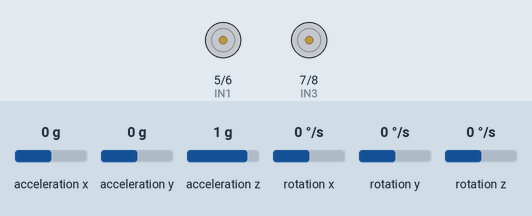
This sketch was run on a simulated Arduino Uno, built with avr-gcc and run on an emulated ATmega328P. On the bench: motor-driver pin pairs drawn as motors (green arrow = first pin HIGH = forward, orange = second pin HIGH = backward, longer = more drive, scaled by the enable pin). The test bench sets the inputs (shaded band); at power-on: acceleration x 0 g, rotation z 0 °/s, acceleration y 0 g, acceleration z 1 g, rotation x 0 °/s, rotation y 0 °/s.

Above: at 1.7 s.
1.8 s: acceleration x set to -1.4 g
At 2.2 s:
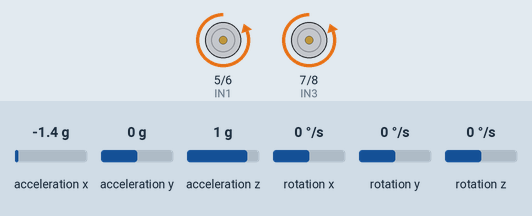
3.3 s: acceleration x set to 0.1 g
At 5.6 s:
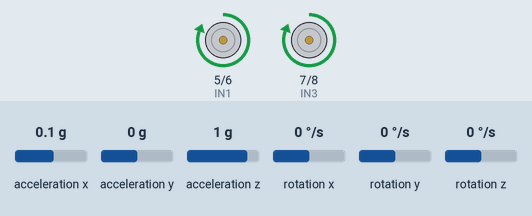
6.3 s: rotation z set to -192 °/s
At 7.5 s:
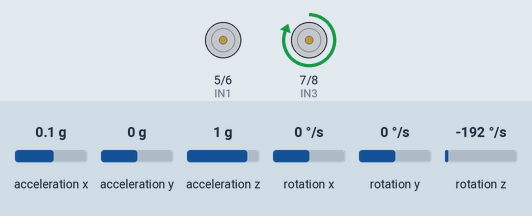
7.8 s: rotation z set to 4 °/s
At 8.5 s:
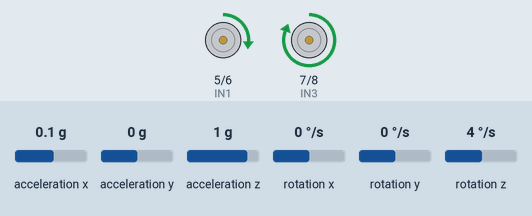
10.8 s: acceleration x set to -0.1 g
13.8 s: rotation z set to -100 °/s
Timing chart, 0 to 16.3 s (numbered marks = the images above; inputs shaded):
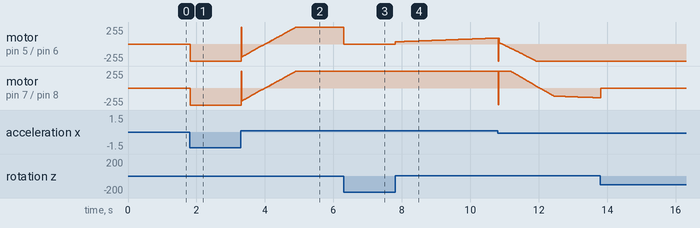

The sketch:

balancingrobot.ino
```cpp
#include "I2Cdev.h"
#include "MPU6050_6Axis_MotionApps20.h"
#include <PID_v1.h>
#include <Wire.h>

MPU6050 mpu;

int const INTERRUPT_PIN = 2;

bool DMPReady = false;
uint8_t MPUIntStatus;
uint8_t devStatus;
uint16_t packetSize;
uint8_t FIFOBuffer[64];

Quaternion q;
VectorInt16 gy;
VectorFloat gravity;
float ypr[3];

volatile bool MPUInterrupt = false;

void DMPDataReady() {
  MPUInterrupt = true;
}

int PID_MIN_LIMIT = -255;
int PID_MAX_LIMIT = 255;
float PID_SAMPLE_TIME_IN_MILLI = 10;

float SETPOINT_PITCH_ANGLE_OFFSET = 0;
int MIN_ABSOLUTE_SPEED = 0;

double setpointPitchAngle = SETPOINT_PITCH_ANGLE_OFFSET;
double pitchGyroAngle = 0;
double pitchPIDOutput = 0;

double setpointYawRate = 0;
double yawGyroRate = 0;
double yawPIDOutput = 0;

float PID_PITCH_KP = 10;
float PID_PITCH_KI = 80;
float PID_PITCH_KD = 0.8;

float PID_YAW_KP = 0.5;
float PID_YAW_KI = 0.5;
float PID_YAW_KD = 0;

PID pitchPID(&pitchGyroAngle, &pitchPIDOutput, &setpointPitchAngle, PID_PITCH_KP, PID_PITCH_KI, PID_PITCH_KD, DIRECT);
PID yawPID(&yawGyroRate, &yawPIDOutput, &setpointYawRate, PID_YAW_KP, PID_YAW_KI, PID_YAW_KD, DIRECT);

int ENA = 10;
int IN1 = 5;
int IN2 = 6;
int IN3 = 7;
int IN4 = 8;
int ENB = 9;

void setupMPU() {
#if I2CDEV_IMPLEMENTATION == I2CDEV_ARDUINO_WIRE
  Wire.begin();
  Wire.setClock(400000); // 400kHz I2C
#endif

  pinMode(INTERRUPT_PIN, INPUT);
  devStatus = mpu.dmpInitialize();

  mpu.setXAccelOffset(-4018);
  mpu.setYAccelOffset(1815);
  mpu.setZAccelOffset(3256);
  mpu.setXGyroOffset(109);
  mpu.setYGyroOffset(5);
  mpu.setZGyroOffset(29);

  if (devStatus == 0) {
    mpu.setDMPEnabled(true);
    MPUIntStatus = mpu.getIntStatus();
    DMPReady = true;
    packetSize = mpu.dmpGetFIFOPacketSize();
  }
}

void setupMotor() {
  pinMode(ENA, OUTPUT);
  pinMode(IN1, OUTPUT);
  pinMode(IN2, OUTPUT);
  pinMode(ENB, OUTPUT);
  pinMode(IN3, OUTPUT);
  pinMode(IN4, OUTPUT);
}

void setupPID() {
  pitchPID.SetOutputLimits(PID_MIN_LIMIT, PID_MAX_LIMIT);
  pitchPID.SetMode(AUTOMATIC);
  pitchPID.SetSampleTime(PID_SAMPLE_TIME_IN_MILLI);

  yawPID.SetOutputLimits(PID_MIN_LIMIT, PID_MAX_LIMIT);
  yawPID.SetMode(AUTOMATIC);
  yawPID.SetSampleTime(PID_SAMPLE_TIME_IN_MILLI);
}

void setup() {
  setupPID();
  setupMPU();
  setupMotor();
}

void loop() {
  if (!DMPReady) return;

  if (mpu.dmpGetCurrentFIFOPacket(FIFOBuffer)) {
    mpu.dmpGetQuaternion(&q, FIFOBuffer);
    mpu.dmpGetGravity(&gravity, &q);
    mpu.dmpGetYawPitchRoll(ypr, &q, &gravity);
    mpu.dmpGetGyro(&gy, FIFOBuffer);

    yawGyroRate = gy.z;
    pitchGyroAngle = ypr[1] * 180 / M_PI;

    pitchPID.Compute();
    yawPID.Compute();

    Balancing(pitchPIDOutput + yawPIDOutput, pitchPIDOutput - yawPIDOutput);
  }
}

void Balancing(int speed1, int speed2) {
  if (speed1 > 0) {
    digitalWrite(IN1, LOW);
    digitalWrite(IN2, HIGH);
  } else {
    digitalWrite(IN1, HIGH);
    digitalWrite(IN2, LOW);
  }

  if (speed2 > 0) {
    digitalWrite(IN3, LOW);
    digitalWrite(IN4, HIGH);
  } else {
    digitalWrite(IN3, HIGH);
    digitalWrite(IN4, LOW);
  }

  speed1 = abs(speed1) + MIN_ABSOLUTE_SPEED;
  speed2 = abs(speed2) + MIN_ABSOLUTE_SPEED;

  speed1 = constrain(speed1, MIN_ABSOLUTE_SPEED, 255);
  speed2 = constrain(speed2, MIN_ABSOLUTE_SPEED, 255);

  analogWrite(ENA, speed1);
  analogWrite(ENB, speed2);
}
```

Measured:
- after the input at 1.8 s, motor on pin 5 (IN1) / pin 6 (IN2), motor on pin 7 (IN3) / pin 8 (IN4): stopped → backward 255/255 at once
- after the input at 6.3 s, motor on pin 5 (IN1) / pin 6 (IN2): forward 255/255 → stopped at once
- after the input at 7.8 s, motor on pin 5 (IN1) / pin 6 (IN2): moves from stopped to forward 90/255 over 3.0 s, starting at once
